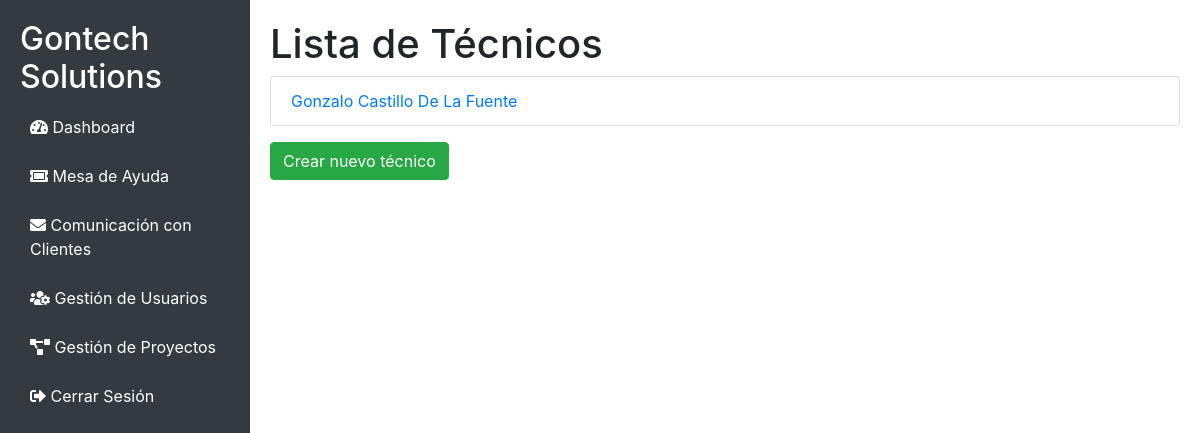
Page /tecnico/ (signed in) on the earlier database version.
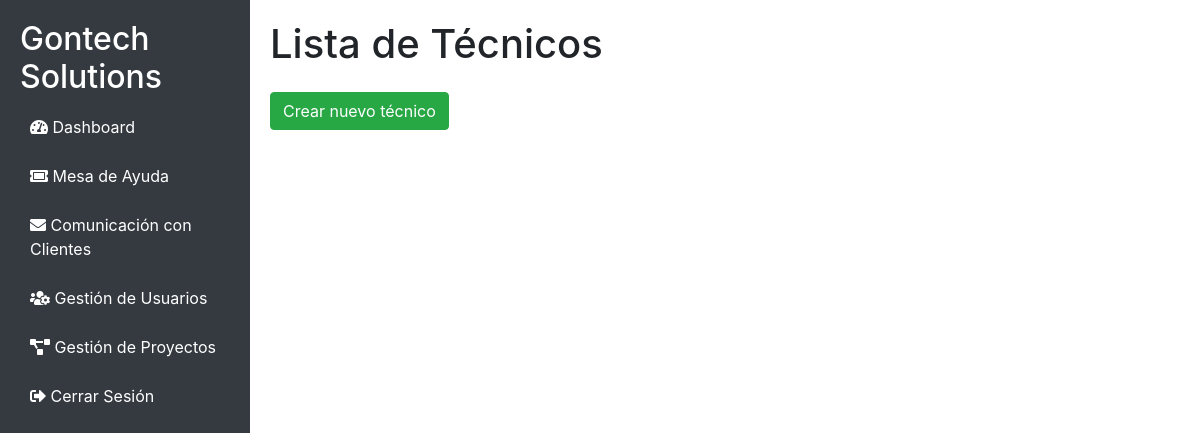
Same page on the later database version.
### tecnico/models.py (models this page shows, shortened)
class PerfilTecnico(models.Model):
    usuario = models.OneToOneField(User, on_delete=models.CASCADE)
    nombre_completo = models.CharField(max_length=255)
    fecha_de_nacimiento = models.DateField()
    direccion = models.CharField(max_length=255)
    celular = models.CharField(max_length=20)
    correo_electronico = models.EmailField()
    estado = models.CharField(max_length=20, choices=[
        ('habilitado', 'Habilitado'),
        ('no_habilitado', 'No Habilitado')
    ])

### tecnico/views.py (the view)
# urls.py: path('', views.lista_tecnicos, name='lista_tecnicos'),
@login_required
def lista_tecnicos(request):
    tecnicos = PerfilTecnico.objects.all()
    return render(request, 'tecnico/lista_tecnicos.html', {'tecnicos': tecnicos})

### tecnico/templates/tecnico/lista_tecnicos.html (shortened to what this page needs)
{% extends 'base.html' %}
{% block content %}
<h1>Lista de Técnicos</h1>
<ul class="list-group">
    {% for tecnico in tecnicos %}
        <li class="list-group-item">
            <a href="{% url 'detalle_tecnico' tecnico.id %}">{{ tecnico.nombre_completo }}</a>
        </li>
    {% endfor %}
</ul>
<a href="{% url 'crear_tecnico' %}" class="btn btn-success mt-3">Crear nuevo técnico</a>
{% endblock %}

Differences in the rows shown:
removed PerfilTecnico: nombre_completo "Gonzalo Castillo De La Fuente"
